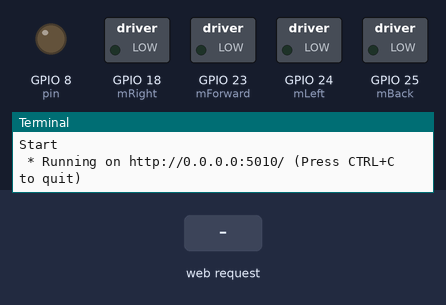
The program below on a simulated Raspberry Pi (BCM pin numbers). On the bench: switched loads named in the program (green lamp = pin HIGH), output pins drawn as LEDs (lit = HIGH), the last lines printed to the terminal. The inputs (shaded band) are chosen by the test bench. The clock reads 2024-03-15 10:24:30 at power-on unless the program sets it.

Above: at 1.2 s.
1.3 s: HTTP request for /left received
At 2.0 s:
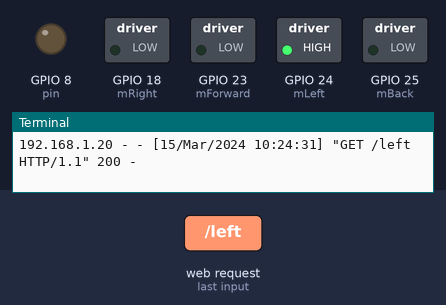
2.8 s: HTTP request for /right received
At 3.2 s:
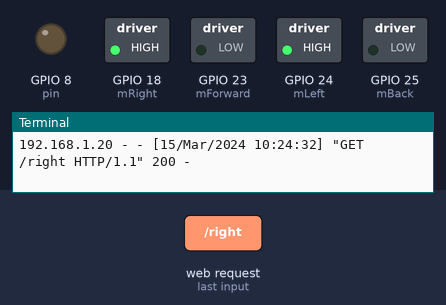
4.3 s: HTTP request for /up received
At 5.5 s:
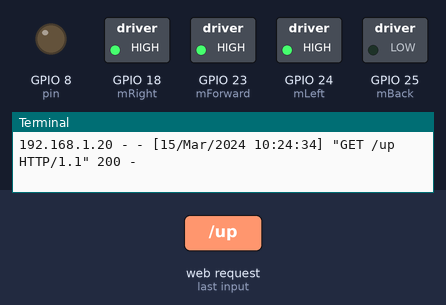
5.8 s: HTTP request for /down received
At 6.7 s:
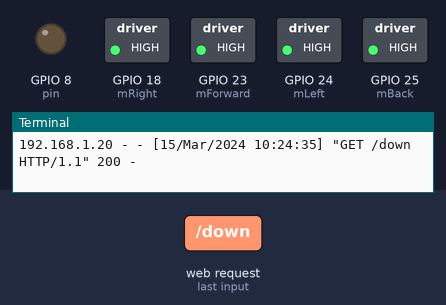
7.3 s: HTTP request for /stopLR received
At 7.8 s:
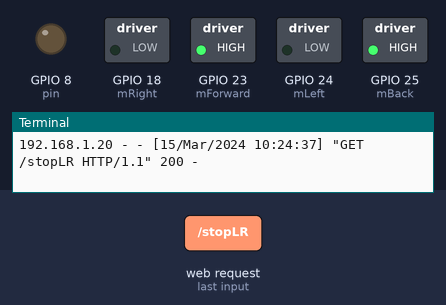
8.8 s: HTTP request for /8/on received
At 9.1 s:
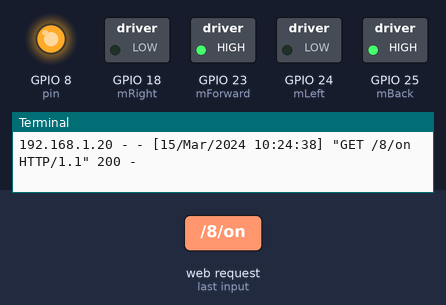
Timing chart, 0 to 11.3 s (numbered marks = the images above; inputs shaded):
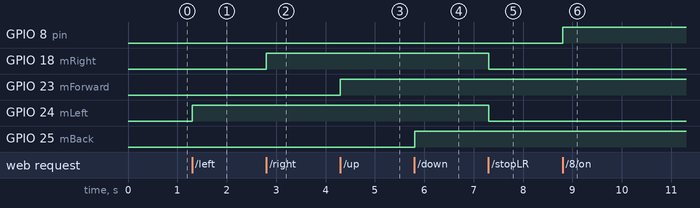

Measured:
- after the input at 1.3 s, GPIO 24 (mLeft): LOW → HIGH at once
- after the input at 2.8 s, GPIO 18 (mRight): LOW → HIGH at once
- after the input at 4.3 s, GPIO 23 (mForward): LOW → HIGH at once
- after the input at 5.8 s, GPIO 25 (mBack): LOW → HIGH at once
- after the input at 7.3 s, GPIO 18 (mRight), GPIO 24 (mLeft): HIGH → LOW at once
- after the input at 8.8 s, GPIO 8 (pin): LOW → HIGH at once

The program:

app.py
```python
from flask import Flask
from flask import render_template, request
import RPi.GPIO as GPIO
import time

app = Flask(__name__)


#Define pins numbers of motor controll pins
mRight=18
mForward=23
mLeft=24
mBack=25

# Create a dictionary called Light to store the pin number, and pin state of LED lights:
Light = {'pin' : 8 ,'state' : GPIO.LOW}


# Set each pin as an output and make it low:
GPIO.setwarnings(False)
GPIO.setmode(GPIO.BCM)
GPIO.setup(mRight, GPIO.OUT)
GPIO.setup(mForward, GPIO.OUT)
GPIO.setup(mLeft, GPIO.OUT)
GPIO.setup(mBack, GPIO.OUT)
GPIO.output(mRight , 0)
GPIO.output(mForward , 0)
GPIO.output(mLeft, 0)
GPIO.output(mBack, 0)
GPIO.setup(Light['pin'], GPIO.OUT)
GPIO.output(Light['pin'], GPIO.LOW)


print ("Ready")

@app.route("/")
def index():
   # Read the Light state and store it in the Light dictionary:
   Light['state'] = GPIO.input(Light['pin'])
   # Put the Light dictionary into the template data dictionary:
   templateData = {
      'Light' : Light
      }
   # Pass the template data into the template main.html and return it to the user
   return render_template('main.html', **templateData)

@app.route('/left')
def left_side():
    GPIO.output(mLeft , 1)
    return 'true'

@app.route('/right')
def right_side():
   GPIO.output(mRight , 1)
   return 'true'

@app.route('/up')
def up_side():
   GPIO.output(mForward , 1)
   return 'true'

@app.route('/down')
def down_side():
   GPIO.output(mBack , 1)
   return 'true'

@app.route('/stopFB')
def stopFB():
   GPIO.output(mForward , 0)
   GPIO.output(mBack , 0)
   return  'true'


@app.route('/stopLR')
def stopLR():
   GPIO.output(mRight , 0)
   GPIO.output(mLeft , 0)
   return  'true'


# The function below is executed when someone requests a URL with the pin number and action in it:
@app.route("/<changePin>/<action>")
def action(changePin, action):
   # Convert the pin from the URL into an integer:
   changePin = int(changePin)

   # If the action part of the URL is "on," execute the code indented below:
   if action == "on":
      # Set the pin high:
      GPIO.output(changePin, GPIO.HIGH)

   if action == "off":
      GPIO.output(changePin, GPIO.LOW)


   # Read the Light state and store it in the Light dictionary:
   Light['state'] = GPIO.input(Light['pin'])

   # Pass the template data into the template main.html and return it to the user
   templateData = {
      'Light' : Light
   }

   return render_template('main.html', **templateData)


if __name__ == "__main__":
 print ("Start")
 app.run(host='0.0.0.0',port=5010)
```
